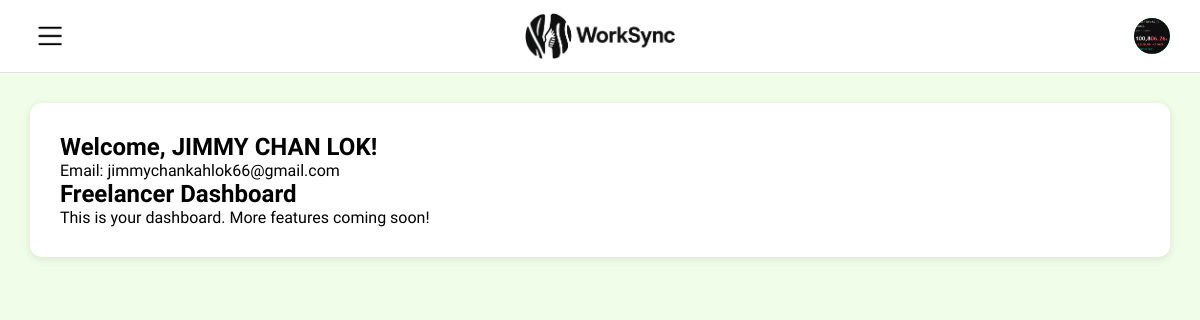
Screenshot of /page/freelancer_dashboard.php (signed in) with the database file from the repository.
### tables this page shows
CREATE TABLE
  `freelancer` (
    `FreelancerID` int (11) NOT NULL,
    `FirstName` varchar(100) DEFAULT NULL,
    `LastName` varchar(100) DEFAULT NULL,
    `Email` varchar(255) DEFAULT NULL,
    `Password` varchar(255) DEFAULT NULL,
    `PhoneNo` varchar(50) DEFAULT NULL,
    `ProfilePicture` varchar(500) DEFAULT NULL,
    `Status` varchar(50) DEFAULT NULL,
    `Address` text DEFAULT NULL,
    `Experience` text DEFAULT NULL,
    `Education` text DEFAULT NULL,
    `SocialMediaURL` varchar(255) DEFAULT NULL,
    `Bio` text DEFAULT NULL,
    `Rating` decimal(3, 2) DEFAULT NULL,
    `TotalEarned` decimal(10, 2) DEFAULT NULL,
    `JoinedDate` timestamp NOT NULL DEFAULT current_timestamp(),
    `isDelete` tinyint (1) DEFAULT 0,
    `FailedLoginAttempts` int (11) NOT NULL DEFAULT 0,
    `LastFailedLoginAt` datetime DEFAULT NULL
  );

### page/freelancer_dashboard.php (the view, shortened to what this page needs)
<?php
$conn = getDBConnection();
$freelancer_id = $_SESSION['user_id'];
$stmt = $conn->prepare("SELECT FirstName, LastName, Email, Status, Rating FROM freelancer WHERE FreelancerID = ?");
$stmt->bind_param("i", $freelancer_id);
$stmt->execute();
$result = $stmt->get_result();
$freelancer = $result->fetch_assoc();
?>
<!DOCTYPE html>
<html lang="en">
<head>
    <link rel="stylesheet" href="/assets/css/style.css">
    <link rel="stylesheet" href="/assets/css/dashboard.css">
    <link rel="stylesheet" href="/assets/css/profile.css">
</head>
<body class="profile-page">
    <div class="profile-layout">
        <main class="main-content">
            <?php include '../includes/header.php'; ?>
            <div class="profile-card">
                <h1 class="welcome-message">Welcome, <?php echo htmlspecialchars($freelancer['FirstName'] . ' ' . $freelancer['LastName']); ?>!</h1>
                <p>Email: <?php echo htmlspecialchars($freelancer['Email']); ?></p>
                <h2>Freelancer Dashboard</h2>
                <p>This is your dashboard. More features coming soon!</p>
            </div>
        </main>
    </div>
</body>
</html>

### assets/css/style.css (style rules this page uses)
* { margin: 0; padding: 0; box-sizing: border-box; }
body { font-family: 'Momo Trust Display', sans-serif; background: linear-gradient(135deg, #f0fde8 0%, #e6fdd5 100%); min-height: 100vh; align-items: center; justify-content: center; }

### assets/css/dashboard.css (style rules this page uses)
.welcome-message { font-size: 24px; font-weight: 600; }

### assets/css/profile.css (style rules this page uses)
body.profile-page { margin: 0; padding: 0; overflow-x: hidden; }
.profile-layout { display: flex; min-height: 100vh; background-color: #f5f3f7; width: 100%; }
.main-content { flex: 1; margin-left: 0; padding: 0; width: 100%; min-height: 100vh; background-color: #f0fde8; }
.profile-card { background-color: white; border-radius: 12px; padding: 30px; margin: 30px auto; box-shadow: 0 2px 8px rgba(0, 0, 0, 0.1); width: calc(100% - 60px); max-width: 1200px; }

### rows the page displays
freelancer: FirstName+LastName "JIMMY CHAN LOK", Email "jimmychankahlok66@gmail.com"
